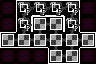

A 2D game scene composited from a Tiled map and its tileset images. What follows is a short description and the map's XML, with every tile layer's data as written:
An orthogonal 6x4 tile map with 16x16 px tiles, 4 tile layers (Maze Shape, Room Properties, Minimap, Restrictions).

<map version="1.10" tiledversion="1.11.0" orientation="orthogonal" renderorder="right-down" width="6" height="4" tilewidth="16" tileheight="16" infinite="0" nextlayerid="5" nextobjectid="1">
 <tileset firstgid="1" source="../LayoutTiles.tsx" />
 <layer id="1" name="Maze Shape" width="6" height="4">
  <data encoding="csv">
1,35,19,19,36,1,
1,34,35,36,34,1,
17,49,49,18,18,20,
1,1,1,51,52,1
</data>
 </layer>
 <layer id="2" name="Room Properties" width="6" height="4">
  <data encoding="csv">
5,7,7,7,7,5,
5,7,6,6,7,5,
6,6,6,6,6,6,
5,5,5,6,6,5
</data>
 </layer>
 <layer id="4" name="Minimap" width="6" height="4">
  <data encoding="csv">
0,13,13,13,13,0,
0,13,14,14,13,0,
14,14,14,14,14,14,
0,0,0,14,14,0
</data>
 </layer>
 <layer id="3" name="Restrictions" width="6" height="4">
  <data encoding="csv">
0,16,16,16,16,0,
0,16,0,0,16,0,
0,0,0,0,0,0,
0,0,0,0,0,0
</data>
 </layer>
</map>
